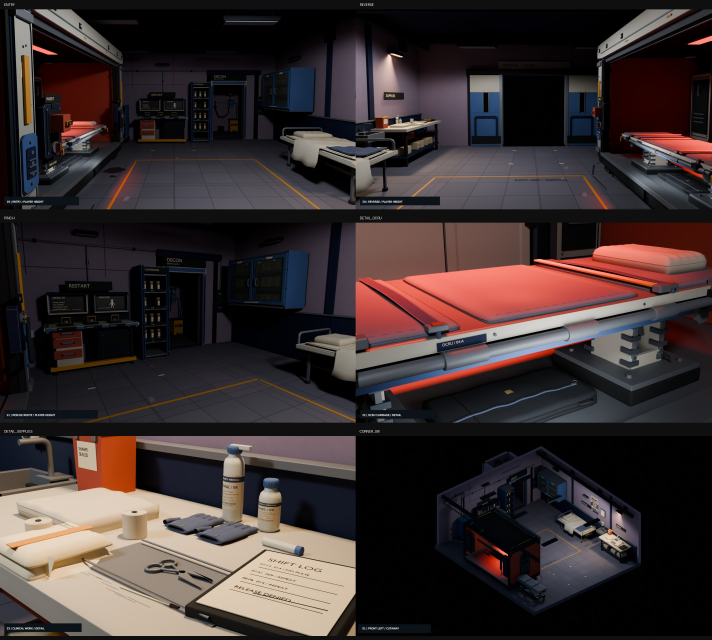
#> input picture sections/facility-assembly/sources/medical-reanimation/revamp-review/production/critics/cycle-13-technical-evidence-sheet-1.jpg, 2134 x 1920 px (shown at 1/3 size)
$ python annotate_plan_A3.py ../medical-reanimation/revamp-review/production/critics/cycle-13-technical-evidence-sheet-1.jpg ../medical-reanimation/revamp-review/production/critics/cycle-13-technical-evidence-sheet-2.jpg
#> lines starting #> are read from the running program, lines starting #| are printed output that depends on the picture
"""Dimensioned plan of the condenser bay: annotates the cutaway made by render_cutaway_A3.py (2048 px square, orthographic 12.8 m wide,
centred on module (3.85, 3.55), north up) with the room's measured dimensions, levels, a scale bar and the main items. No Blender.

    python3 annotate_plan_A3.py <cutaway.png> <out.png>

Every dimension is in metres in the module frame, read from the saved module_aaa_A3.blend (walls: WestWall, EastWall, NorthWall,
SouthWall west/east/header, D01 stub walls; levels from reach-A3.json; the west escape door from combined/build_compact_map.py, ESC).
"""
import sys
from PIL import Image, ImageDraw, ImageFont

src, out = sys.argv[1], sys.argv[2]
im = Image.open(src).convert('RGB'); N = im.size[0]; S = N / 12.8; X0, Y1 = 3.85 - 6.4, 3.55 + 6.4
#> further down, im is the input picture: PIL image 2134x1920 RGB; mean R, G, B 59.1, 48.6, 48.1
#> after `N = im.size[0]`: N = 2134
#> after `S = N / 12.8`: S = 166.7
HEAD = 150
def P(x, y): return ((x - X0) * S, (Y1 - y) * S + HEAD)
canvas = Image.new('RGB', (N, N + HEAD), (18, 18, 18)); canvas.paste(im, (0, HEAD)); d = ImageDraw.Draw(canvas)
#> after `canvas = Image.new('RGB', (N, N + HEAD), (18, 18, 18))`: canvas: PIL image 2134x2284 RGB; every value is 18
#> after `canvas.paste(im, (0, HEAD))`:
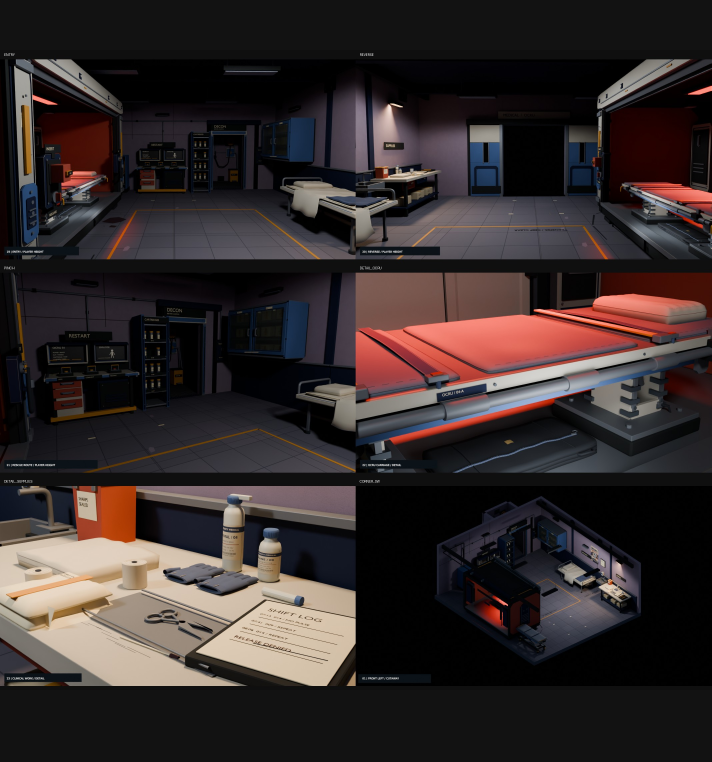
#> canvas: PIL image 2134x2284 RGB (shown at 1/3 size); mean R, G, B 52.6, 43.7, 43.3
def font(sz, bold=False):
    try: return ImageFont.truetype('/usr/share/fonts/truetype/dejavu/DejaVuSans%s.ttf' % ('-Bold' if bold else ''), sz)
    except OSError: return ImageFont.load_default()
F, FB, FS = font(30), font(46, True), font(26)
Y, W = (255, 205, 60), (235, 235, 235)

d.text((24, 12), 'CUTAWAY - condenser bay A3, dimensioned plan', fill=Y, font=FB)
d.text((24, 74), 'Everything above module z 4.9 m (roof, crane runway, ceiling services) is clipped. Not a player view. North (+y) up.', fill=W, font=FS)
d.text((24, 108), 'Metres, module frame. Floor z 0.00; gallery deck z 3.90; roof underside 5.995 in the map (bay at map z -6.3).', fill=W, font=FS)

def dim(a, b, off, text, vertical=False):
    """Dimension line between plan points a and b, offset `off` metres (perpendicular), with end ticks and a centred label."""
#> called with a = (-1.8, 9.4), b = (9.6, 9.4), off = 0.4, text = '11.40 inside', vertical = False
    if vertical: pa, pb = P(a[0] + off, a[1]), P(b[0] + off, b[1])
    else: pa, pb = P(a[0], a[1] + off), P(b[0], b[1] + off)
#> pa = (125, 175); pb = (2025.6, 175)
    d.line([pa, pb], fill=Y, width=4)
    for p in (pa, pb):
        d.line([(p[0] - 14, p[1]), (p[0] + 14, p[1])] if vertical else [(p[0], p[1] - 14), (p[0], p[1] + 14)], fill=Y, width=4)
    mx, my = (pa[0] + pb[0]) / 2, (pa[1] + pb[1]) / 2
#> mx = 1075.3; my = 175
    tw = int(d.textlength(text, font=F))
#> tw = 184
    tag = Image.new('RGB', (tw + 16, 44), (18, 18, 18)); ImageDraw.Draw(tag).text((8, 4), text, fill=Y, font=F)
#> after `tag = Image.new('RGB', (tw + 16, 44), (18, 18, 18))`: tag: PIL image 200x44 RGB; every value is 18
    if vertical: tag = tag.rotate(90, expand=True)                          # along the line: stays inside the image at the edges
    canvas.paste(tag, (int(mx - tag.size[0] / 2), int(my - tag.size[1] / 2)))
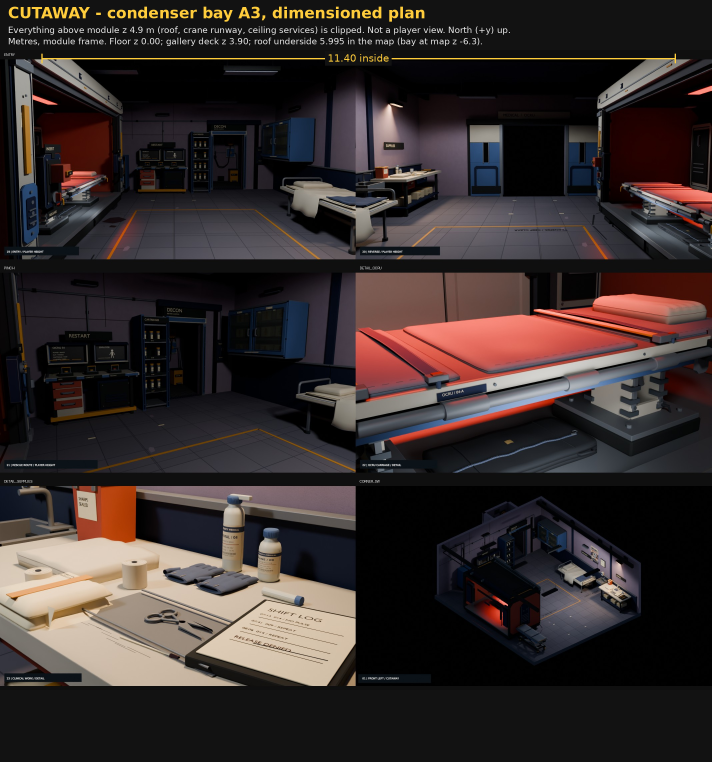
#> canvas: PIL image 2134x2284 RGB (shown at 1/3 size); mean R, G, B 54.5, 45.3, 44.2

dim((-1.80, 9.40), (9.60, 9.40), 0.40, '11.40 inside')                       # west wall face to east wall face
dim((9.60, 0.00), (9.60, 9.40), 0.38, '9.40 inside', vertical=True)            # south wall face to north wall face
#> call 2 of dim, with a = (9.6, 0), b = (9.6, 9.4), off = 0.38, text = '9.40 inside', vertical = True
#> in dim (call 2), `tw = int(d.textlength(text, font=F))`: tw = 165
#> in dim (call 2), `tag = Image.new('RGB', (tw + 16, 44), (18, 18, 18))`: tag: PIL image 181x44 RGB; every value is 18
#> in dim (call 2), `if vertical: tag = tag.rotate(90, expand=True)`:
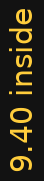
#> tag: PIL image 44x181 RGB; mean R, G, B 49.5, 42.8, 23.6
dim((-1.00, 0.00), (1.00, 0.00), -0.30, 'D01 2.00')                           # the opening in the south wall
#> in dim (call 3), `tag = Image.new('RGB', (tw + 16, 44), (18, 18, 18))`: tag: PIL image 153x44 RGB; every value is 18
dim((-1.24, -2.50), (1.24, -2.50), -0.20, 'stub 2.48')                        # the D01 stub between its walls
#> call 4 of dim, with a = (-1.24, -2.5), b = (1.24, -2.5), off = -0.2, text = 'stub 2.48', vertical = False
#> in dim (call 4), `tw = int(d.textlength(text, font=F))`: tw = 141
#> in dim (call 4), `tag = Image.new('RGB', (tw + 16, 44), (18, 18, 18))`: tag: PIL image 157x44 RGB; every value is 18
#> in dim (call 4), `ImageDraw.Draw(tag).text((8, 4), text, fill=Y, font=F)`:
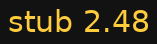
#> tag: PIL image 157x44 RGB; mean R, G, B 48.9, 42.4, 23.5
dim((-1.80, 8.40), (-1.80, 9.40), -0.45, '1.00', vertical=True)                # the west escape door (cut in the map)
#> in dim (call 5), `tw = int(d.textlength(text, font=F))`: tw = 66
#> in dim (call 5), `tag = Image.new('RGB', (tw + 16, 44), (18, 18, 18))`: tag: PIL image 82x44 RGB; every value is 18
#> in dim (call 5), `ImageDraw.Draw(tag).text((8, 4), text, fill=Y, font=F)`:
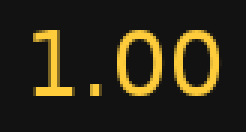
#> tag: PIL image 82x44 RGB (shown 3 times larger); mean R, G, B 45.9, 40, 22.9
#> in dim (call 5), `if vertical: tag = tag.rotate(90, expand=True)`:
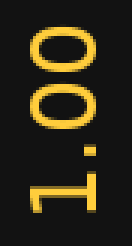
#> tag: PIL image 44x82 RGB (shown 3 times larger); mean R, G, B 45.9, 40, 22.9

def label(x, y, text, dx=0.0, dy=0.0):
#> called with x = 3, y = 4.05, text = 'CD-01 condenser shell', dx = 0, dy = 0
    p = P(x, y); q = P(x + dx, y + dy)
#> after `p = P(x, y)`: p = (925.3, 1133.6)
#> after `q = P(x + dx, y + dy)`: q = (925.3, 1133.6)
    d.ellipse([p[0] - 7, p[1] - 7, p[0] + 7, p[1] + 7], fill=Y)
    if dx or dy: d.line([p, q], fill=Y, width=3)
    tw = d.textlength(text, font=FS); bx = q[0] + (8 if dx >= 0 else -tw - 8)
#> after `tw = d.textlength(text, font=FS)`: tw = 293.5
#> after `bx = q[0] + (8 if dx >= 0 else -tw - 8)`: bx = 933.3
    d.rectangle((bx - 6, q[1] - 18, bx + tw + 6, q[1] + 18), fill=(18, 18, 18)); d.text((bx, q[1] - 15), text, fill=W, font=FS)

label(3.0, 4.05, 'CD-01 condenser shell', 0.0, 0.0)
label(0.6, 4.05, 'west waterbox', 0.0, -1.2)
label(5.4, 4.05, 'east waterbox', 0.6, -1.0)
label(2.0, 7.0, 'CEP-A', -0.2, 0.9)
label(3.7, 8.2, 'CEP-B', 0.6, 0.6)
label(-0.85, 4.1, 'operator desk (TRIP, CD ISOL)', 0.0, -2.2)
label(8.55, 3.2, 'CW SUPPLY isolation, chain op.', -0.3, -1.1)
label(8.33, 4.9, 'CW RETURN isolation, chain op.', -0.4, 1.3)
label(-0.7, 7.3, 'ejector skid, chain op.', 0.4, 1.4)
label(4.0, 0.5, 'stair to gallery (deck z 3.90)', 0.0, 0.0)
label(0.45, 2.6, 'gallery round the U04 neck (z 3.90)', 0.6, -1.3)
label(0.0, -1.3, 'D01: to the stair corridor (map)', 1.6, 0.0)
label(-1.95, 8.9, 'west escape door (cut in the map)', 0.3, 0.75)

# scale bar, 0..2 m in 0.5 m steps
x0, y0 = 7.2, -2.3
for k in range(4):
    a, b = P(x0 + 0.5 * k, y0), P(x0 + 0.5 * (k + 1), y0)
    d.rectangle([a[0], a[1] - 10, b[0], b[1] + 10], fill=Y if k % 2 == 0 else W)
for k, t in ((0, '0'), (2, '1'), (4, '2 m')):
    p = P(x0 + 0.5 * k, y0); d.text((p[0] - 10, p[1] + 16), t, fill=W, font=FS)
canvas.save(out)
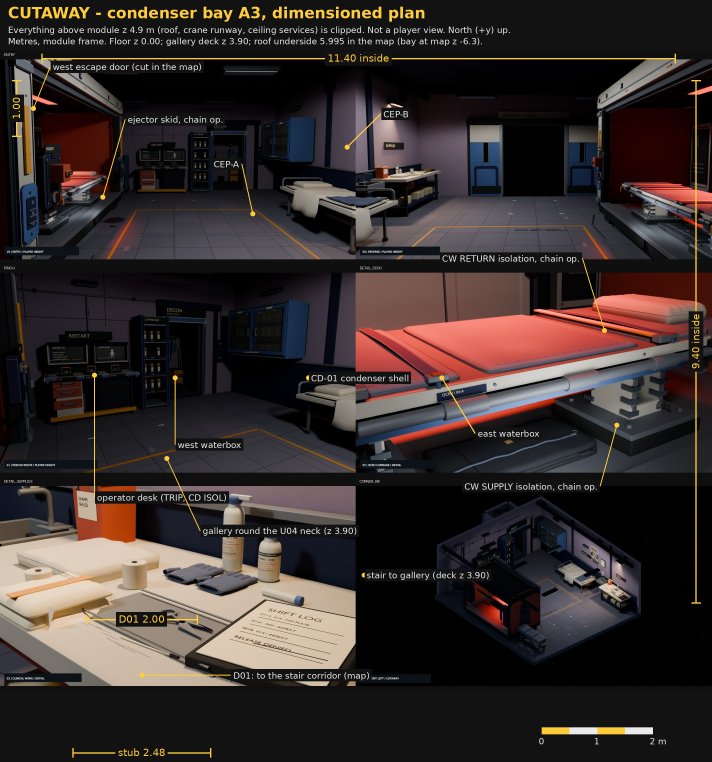
#> saved as cycle-13-technical-evidence-sheet-2.jpg: PIL image 2134x2284 RGB (shown at 1/3 size); mean R, G, B 55.2, 46.2, 44.4
print('PLAN written', out)

$ run again, on sections/facility-assembly/sources/medical-reanimation/revamp-review/production/critics/cycle-13-technical-evidence-sheet-3.jpg
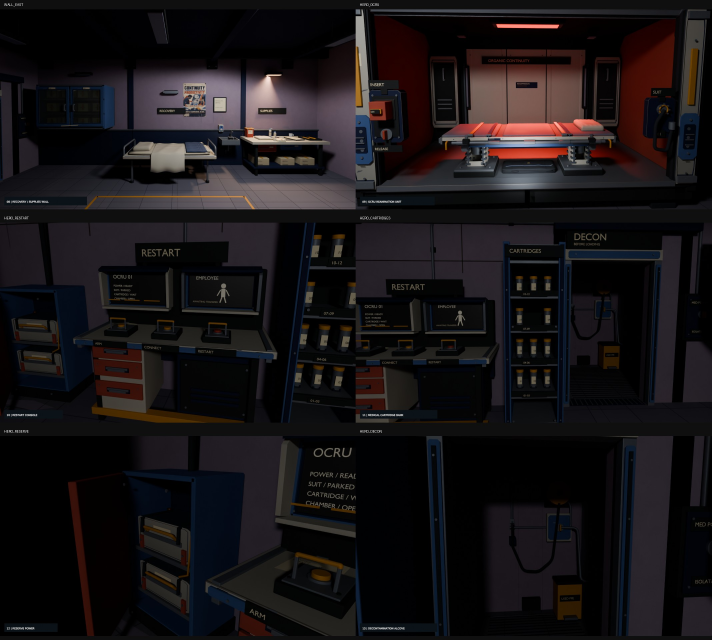
#> input picture sections/facility-assembly/sources/medical-reanimation/revamp-review/production/critics/cycle-13-technical-evidence-sheet-3.jpg, 2134 x 1920 px (shown at 1/3 size)
#> im is the input picture: PIL image 2134x1920 RGB; mean R, G, B 23.8, 20.1, 22
#> in dim, `tw = int(d.textlength(text, font=F))`: tw = 184
#> in dim, `canvas.paste(tag, (int(mx - tag.size[0] / 2), int(my - tag.size[1] / 2..`:
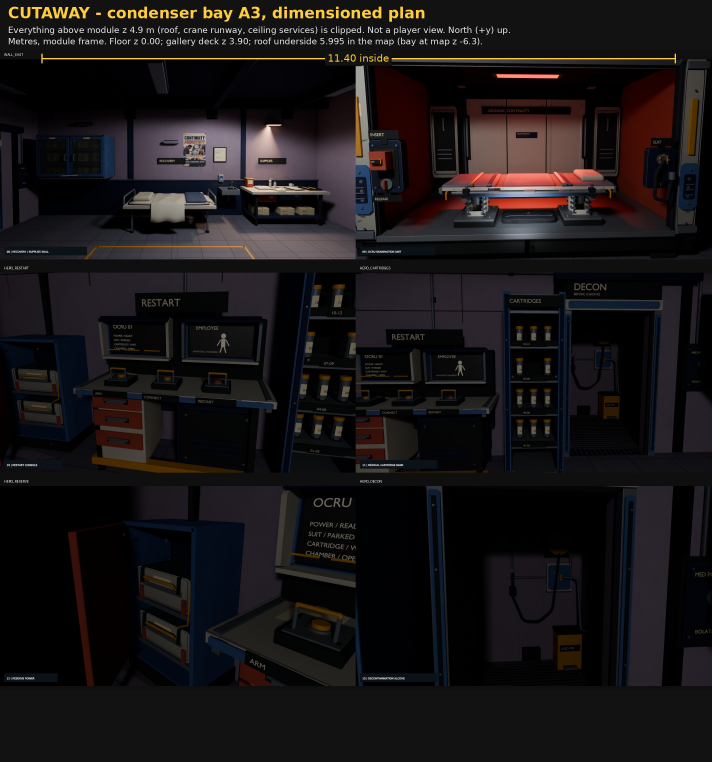
#> canvas: PIL image 2134x2284 RGB (shown at 1/3 size); mean R, G, B 24.7, 21.4, 22.2
#> in label, `tw = d.textlength(text, font=FS)`: tw = 293.5
#> bx = 933.3
#> `canvas.save(out)`:
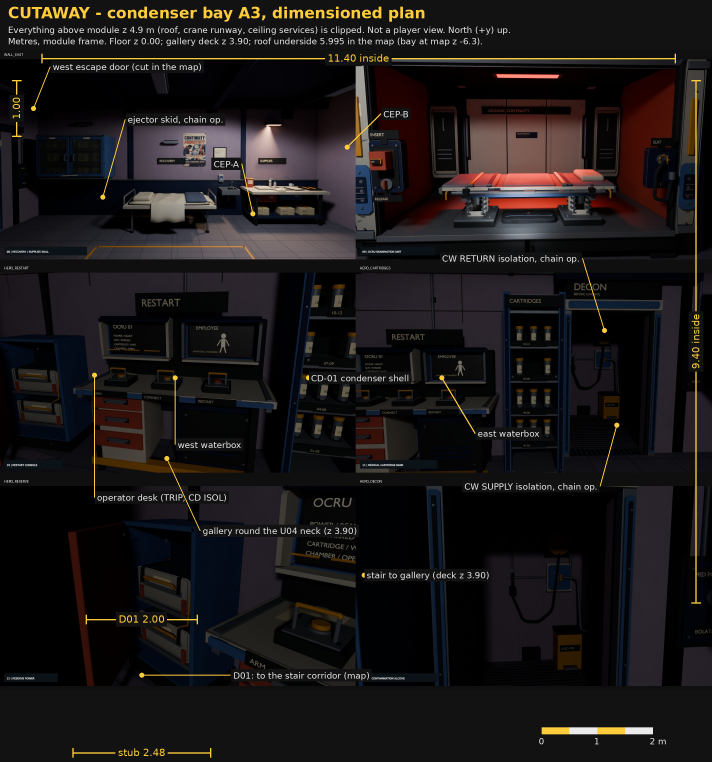
#> saved as cycle-13-technical-evidence-sheet-3.jpg: PIL image 2134x2284 RGB (shown at 1/3 size); mean R, G, B 27, 23.5, 23.5

$ run again, on sections/facility-assembly/sources/medical-reanimation/revamp-review/production/critics/cycle-13-technical-evidence-sheet-4.jpg
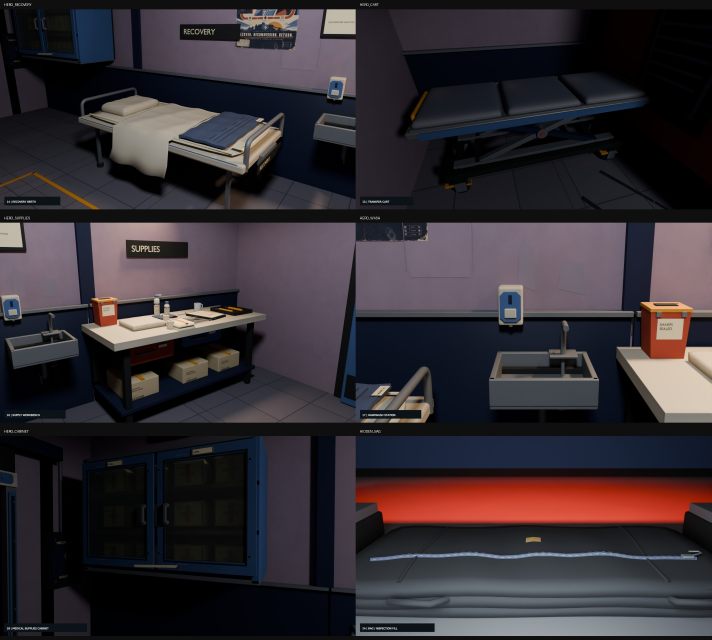
#> input picture sections/facility-assembly/sources/medical-reanimation/revamp-review/production/critics/cycle-13-technical-evidence-sheet-4.jpg, 2134 x 1920 px (shown at 1/3 size)
#> im is the input picture: PIL image 2134x1920 RGB; mean R, G, B 52.1, 46, 51
#> in dim, `tw = int(d.textlength(text, font=F))`: tw = 184
#> in dim, `canvas.paste(tag, (int(mx - tag.size[0] / 2), int(my - tag.size[1] / 2..`:
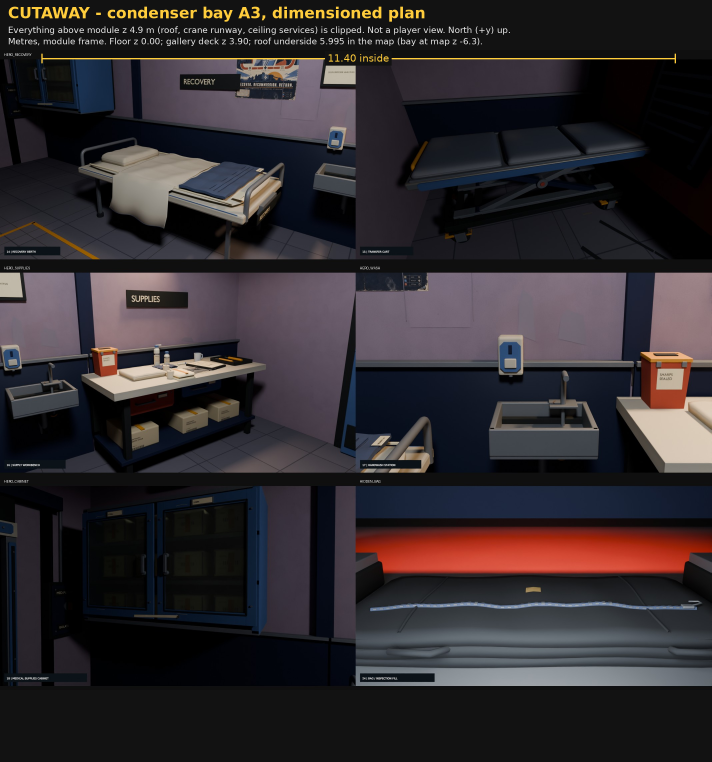
#> canvas: PIL image 2134x2284 RGB (shown at 1/3 size); mean R, G, B 48.4, 43.1, 46.5
#> in label, `tw = d.textlength(text, font=FS)`: tw = 293.5
#> bx = 933.3
#> `canvas.save(out)`:
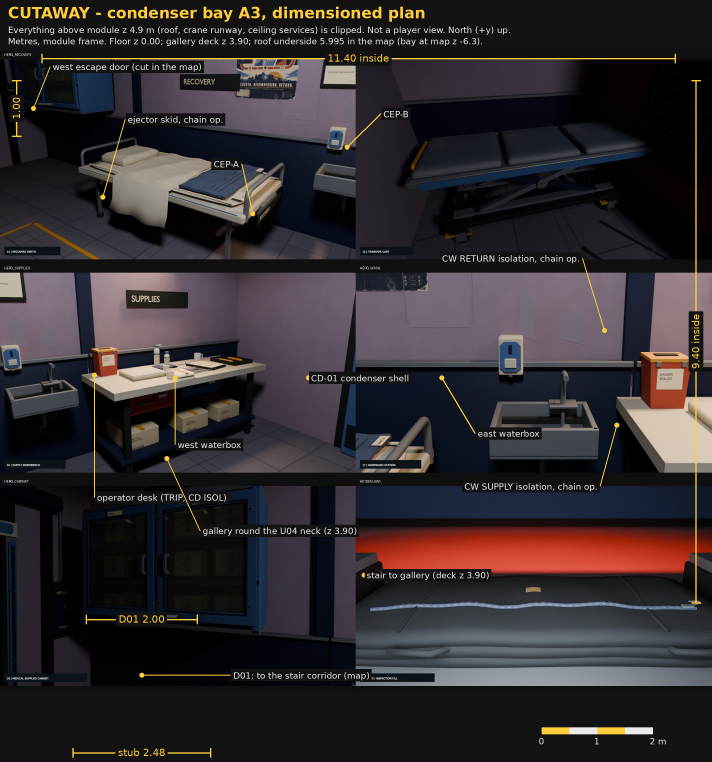
#> saved as cycle-13-technical-evidence-sheet-4.jpg: PIL image 2134x2284 RGB (shown at 1/3 size); mean R, G, B 49.8, 44.4, 46.8
